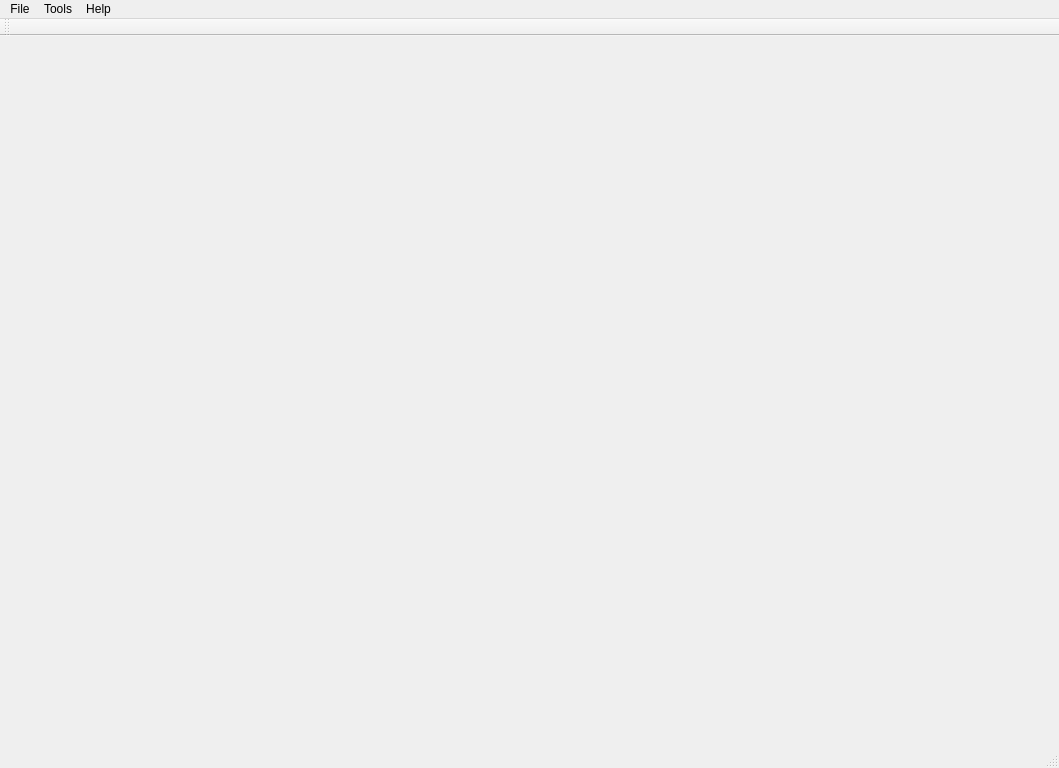
<?xml version="1.0" encoding="UTF-8"?>
<ui version="4.0">
 <class>TalesQtMainWindow</class>
 <widget class="QMainWindow" name="TalesQtMainWindow">
  <property name="geometry">
   <rect>
    <x>0</x>
    <y>0</y>
    <width>1059</width>
    <height>768</height>
   </rect>
  </property>
  <property name="windowTitle">
   <string>Tales</string>
  </property>
  <property name="windowIcon">
   <iconset resource="resources.qrc">
    <normaloff>:/resources/talesicon.png</normaloff>:/resources/talesicon.png</iconset>
  </property>
  <widget class="QWidget" name="centralWidget">
   <layout class="QHBoxLayout" name="horizontalLayout">
    <item>
     <widget class="EditorSelectBar" name="selectorBar" native="true">
      <property name="sizePolicy">
       <sizepolicy hsizetype="Minimum" vsizetype="Preferred">
        <horstretch>0</horstretch>
        <verstretch>0</verstretch>
       </sizepolicy>
      </property>
      <property name="minimumSize">
       <size>
        <width>0</width>
        <height>0</height>
       </size>
      </property>
     </widget>
    </item>
    <item>
     <widget class="MainEditorWidgets" name="editorWidgets" native="true">
      <property name="sizePolicy">
       <sizepolicy hsizetype="Expanding" vsizetype="Preferred">
        <horstretch>0</horstretch>
        <verstretch>0</verstretch>
       </sizepolicy>
      </property>
     </widget>
    </item>
   </layout>
  </widget>
  <widget class="QMenuBar" name="menuBar">
   <property name="geometry">
    <rect>
     <x>0</x>
     <y>0</y>
     <width>1059</width>
     <height>22</height>
    </rect>
   </property>
   <widget class="QMenu" name="menuFile">
    <property name="title">
     <string>File</string>
    </property>
    <addaction name="actionLoad_project"/>
    <addaction name="actionSave_project"/>
    <addaction name="actionSave_project_as"/>
    <addaction name="actionExport_ROM_2"/>
    <addaction name="actionExport_ROM"/>
   </widget>
   <widget class="QMenu" name="menuView">
    <property name="title">
     <string>Tools</string>
    </property>
    <addaction name="actionLevel_Editor"/>
    <addaction name="actionVRAM_Editor"/>
    <addaction name="actionGraphics_mappings_editor"/>
    <addaction name="actionPalette_editor"/>
    <addaction name="actionPalette_cycle_editor"/>
    <addaction name="actionMetatile_structure_editor"/>
    <addaction name="actionMetatile_Behavior"/>
    <addaction name="actionLength_map_editor"/>
    <addaction name="actionMusic_editor"/>
    <addaction name="actionPower_up_editor"/>
    <addaction name="actionHacks_and_enhancements"/>
   </widget>
   <widget class="QMenu" name="menuHelp">
    <property name="title">
     <string>Help</string>
    </property>
    <addaction name="actionAbout"/>
   </widget>
   <addaction name="menuFile"/>
   <addaction name="menuView"/>
   <addaction name="menuHelp"/>
  </widget>
  <widget class="QToolBar" name="mainToolBar">
   <attribute name="toolBarArea">
    <enum>TopToolBarArea</enum>
   </attribute>
   <attribute name="toolBarBreak">
    <bool>false</bool>
   </attribute>
  </widget>
  <widget class="QStatusBar" name="statusBar"/>
  <action name="actionSave_project">
   <property name="text">
    <string>Save project</string>
   </property>
   <property name="shortcut">
    <string>Ctrl+S</string>
   </property>
  </action>
  <action name="actionLoad_project">
   <property name="text">
    <string>Open project...</string>
   </property>
   <property name="shortcut">
    <string>Ctrl+O</string>
   </property>
  </action>
  <action name="actionExport_ROM">
   <property name="text">
    <string>Export ROM as...</string>
   </property>
   <property name="shortcut">
    <string>Ctrl+Shift+E</string>
   </property>
  </action>
  <action name="actionSave_project_as">
   <property name="text">
    <string>Save project as...</string>
   </property>
   <property name="shortcut">
    <string>Ctrl+Shift+S</string>
   </property>
  </action>
  <action name="actionExport_ROM_2">
   <property name="text">
    <string>Export ROM</string>
   </property>
   <property name="shortcut">
    <string>Ctrl+E</string>
   </property>
  </action>
  <action name="actionLevel_Editor">
   <property name="checkable">
    <bool>true</bool>
   </property>
   <property name="text">
    <string>Level editor</string>
   </property>
   <property name="shortcut">
    <string>Shift+L</string>
   </property>
  </action>
  <action name="actionVRAM_Editor">
   <property name="checkable">
    <bool>true</bool>
   </property>
   <property name="text">
    <string>VRAM editor</string>
   </property>
   <property name="shortcut">
    <string>Shift+V</string>
   </property>
  </action>
  <action name="actionMetatile_Behavior">
   <property name="checkable">
    <bool>true</bool>
   </property>
   <property name="text">
    <string>Metatile behavior editor</string>
   </property>
   <property name="shortcut">
    <string>Shift+B</string>
   </property>
  </action>
  <action name="actionLength_map_editor">
   <property name="checkable">
    <bool>true</bool>
   </property>
   <property name="text">
    <string>Width/height map editor</string>
   </property>
   <property name="shortcut">
    <string>Shift+M</string>
   </property>
  </action>
  <action name="actionPalette_editor">
   <property name="checkable">
    <bool>true</bool>
   </property>
   <property name="text">
    <string>Palette editor</string>
   </property>
   <property name="shortcut">
    <string>Shift+P</string>
   </property>
  </action>
  <action name="actionMetatile_structure_editor">
   <property name="checkable">
    <bool>true</bool>
   </property>
   <property name="text">
    <string>Metatile structure editor</string>
   </property>
   <property name="shortcut">
    <string>Shift+S</string>
   </property>
  </action>
  <action name="actionGraphics_mappings_editor">
   <property name="checkable">
    <bool>true</bool>
   </property>
   <property name="text">
    <string>Graphics/collision editor</string>
   </property>
   <property name="shortcut">
    <string>Shift+G</string>
   </property>
  </action>
  <action name="actionPower_up_editor">
   <property name="checkable">
    <bool>true</bool>
   </property>
   <property name="text">
    <string>Power-up editor</string>
   </property>
   <property name="shortcut">
    <string>Shift+R</string>
   </property>
  </action>
  <action name="actionMusic_editor">
   <property name="checkable">
    <bool>true</bool>
   </property>
   <property name="text">
    <string>Music editor</string>
   </property>
   <property name="shortcut">
    <string>Shift+U</string>
   </property>
  </action>
  <action name="actionPalette_cycle_editor">
   <property name="checkable">
    <bool>true</bool>
   </property>
   <property name="text">
    <string>Palette cycle editor</string>
   </property>
   <property name="shortcut">
    <string>Shift+Y</string>
   </property>
  </action>
  <action name="actionHacks_and_enhancements">
   <property name="checkable">
    <bool>true</bool>
   </property>
   <property name="text">
    <string>Hacks and enhancements</string>
   </property>
   <property name="shortcut">
    <string>Shift+H</string>
   </property>
  </action>
  <action name="actionAbout">
   <property name="text">
    <string>About...</string>
   </property>
  </action>
 </widget>
 <layoutdefault spacing="6" margin="11"/>
 <customwidgets>
  <customwidget>
   <class>EditorSelectBar</class>
   <extends>QWidget</extends>
   <header>editorselectbar.h</header>
   <container>1</container>
  </customwidget>
  <customwidget>
   <class>MainEditorWidgets</class>
   <extends>QWidget</extends>
   <header>maineditorwidgets.h</header>
   <container>1</container>
  </customwidget>
 </customwidgets>
 <resources>
  <include location="resources.qrc"/>
 </resources>
 <connections/>
</ui>
